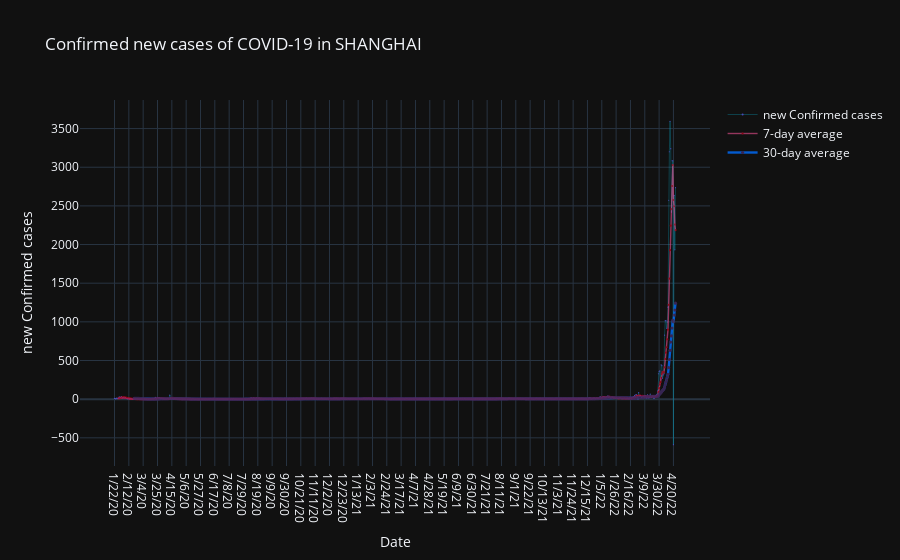

Notebook code cell kept with this figure:
### Markdown cell above
We can see that there is a Covid confirmed new cases explosion since 16/02/2022 in Hong Kong. This is the 5th wave of infections in Hong Kong. Since the government underestimate the infectiousness of Omicron in the starting of this outbreak, the situation deteriorate quickly.

### Code cell
data_copy2 = ts_confirmed_CHINA_incre

specify = 'Shanghai'
idx = data_copy2.index
ser = data_copy2[specify]
layout_title = specify.upper()
kind = 'Confirmed'
method = 'new'
ma = [7,30]

trace = go.Scatter(
    x = idx,
    y = ser,
    mode = 'lines+markers',
    name = f'{method} {kind} cases',
    opacity = .8,
    line=dict(color="#08a8c4",width = .4),
    marker = dict(color = '#5857e1',size = 1.2)
)
trace1 = go.Scatter(
    x = idx,
    y = ser.rolling(ma[0]).mean(),
    mode = 'lines+markers',
    name = f'{ma[0]}-day average',
    opacity = .6,
    line=dict(color="#ee5090",width = 1.4),
    marker = dict(color = '#dd001b',size = 2.2)
)
trace2 = go.Scatter(
    x = idx,
    y = ser.rolling(ma[1]).mean(),
    mode = 'lines+markers',
    name = f'{ma[1]}-day average',
    opacity = .8,
    line=dict(color="#006eff",width = 2.4),
    marker = dict(color = '#412b63',size = 3.2)
)


plotdata = [trace,trace1,trace2]

'''plot'''

x_axis_config = {'title': 'Date'}
y_axis_config = {'title': f'{method} {kind} cases'}


my_layout = go.Layout(title=f"{kind} {method} cases of COVID-19 in {layout_title}",
                      xaxis=x_axis_config, yaxis=y_axis_config)

fig = go.Figure(data=plotdata, layout=my_layout)
fig.show()

### Figure 1 — Plotly figure (JSON) as saved in the notebook; plotly's stock layout.template omitted (floating-point values rounded to 4 significant figures; data arrays with more than 128 entries replaced by an {"elided": "..."} marker saying what was removed)
{"data": [{"line": {"color": "#08a8c4", "width": 0.4}, "marker": {"color": "#5857e1", "size": 1.2}, "mode": "lines+markers", "name": "new Confirmed cases", "opacity": 0.8, "x": {"elided": "823 str values"}, "y": {"elided": "823 int values"}, "type": "scatter"}, {"line": {"color": "#ee5090", "width": 1.4}, "marker": {"color": "#dd001b", "size": 2.2}, "mode": "lines+markers", "name": "7-day average", "opacity": 0.6, "x": {"elided": "823 str values"}, "y": {"elided": "823 float values"}, "type": "scatter"}, {"line": {"color": "#006eff", "width": 2.4}, "marker": {"color": "#412b63", "size": 3.2}, "mode": "lines+markers", "name": "30-day average", "opacity": 0.8, "x": {"elided": "823 str values"}, "y": {"elided": "823 float values"}, "type": "scatter"}], "layout": {"title": {"text": "Confirmed new cases of COVID-19 in SHANGHAI"}, "xaxis": {"title": {"text": "Date"}}, "yaxis": {"title": {"text": "new Confirmed cases"}}}}
